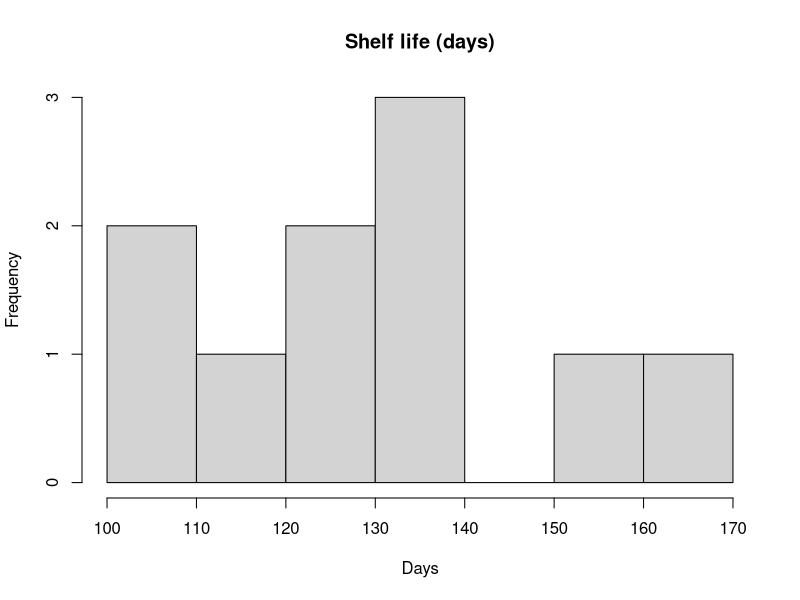
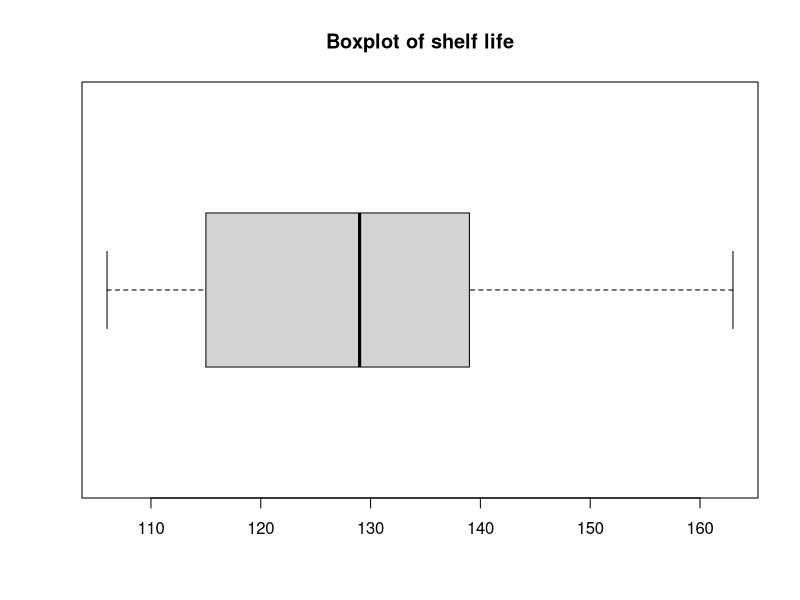
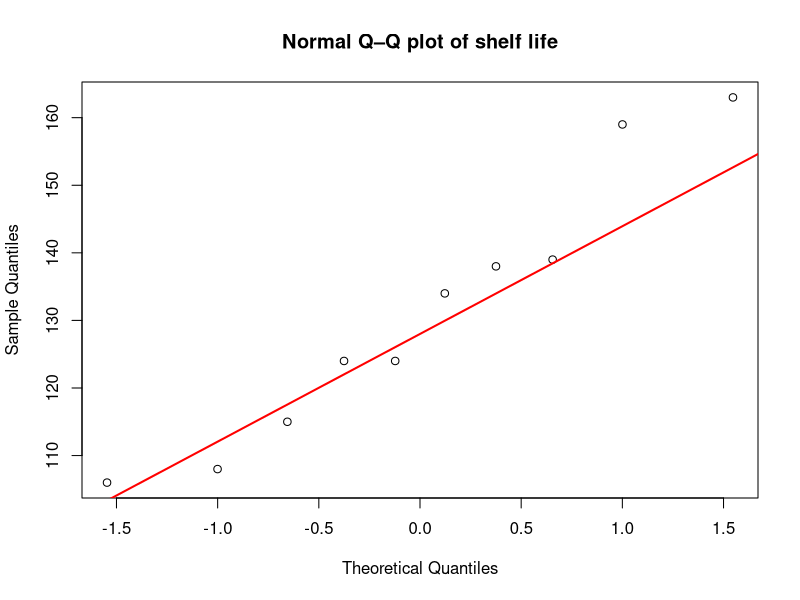
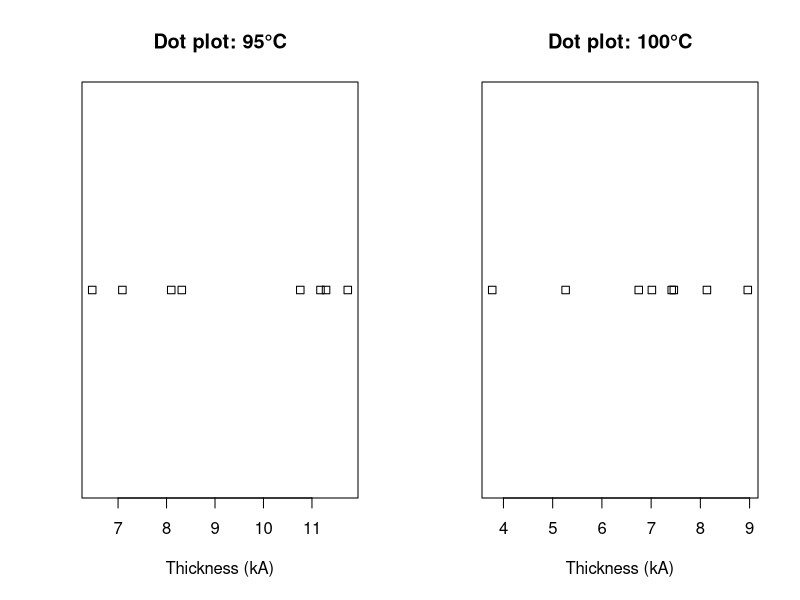
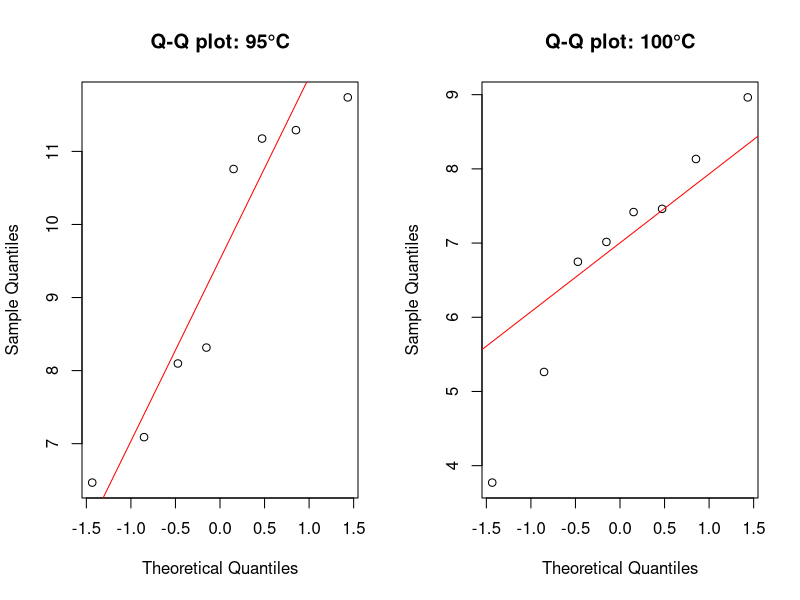
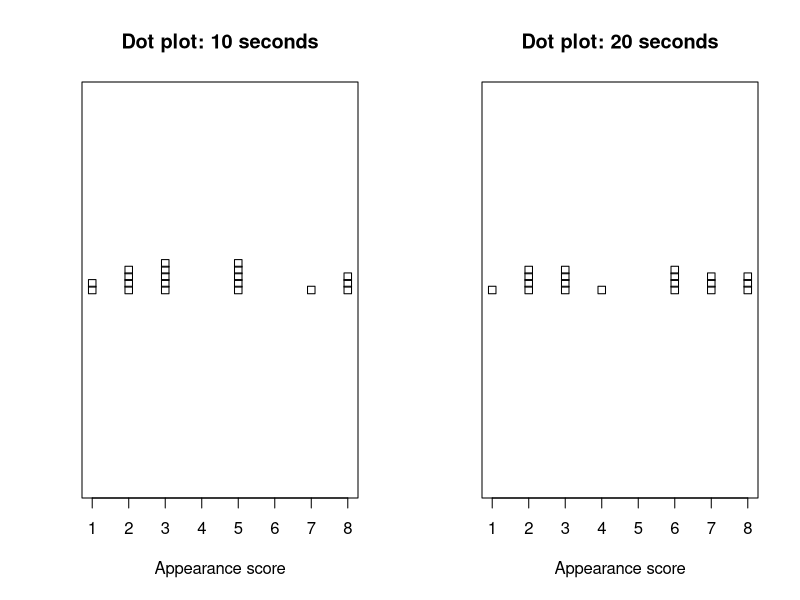
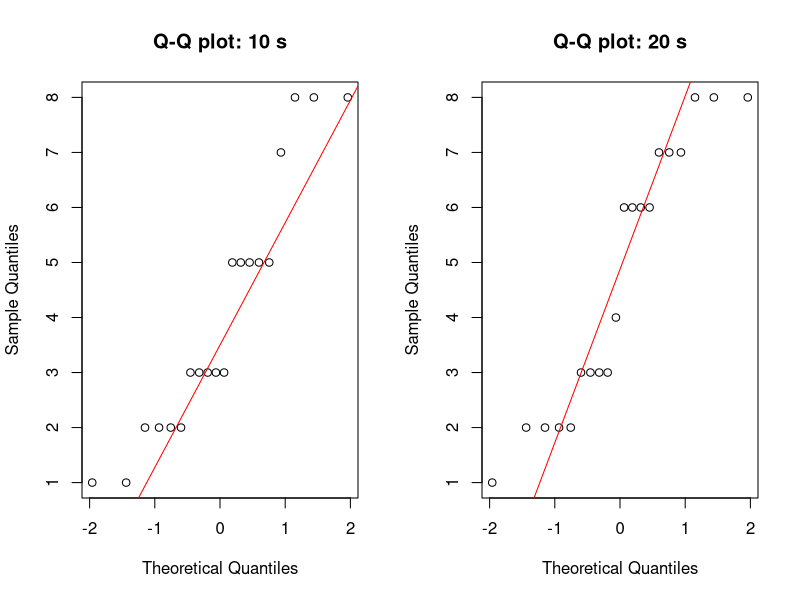
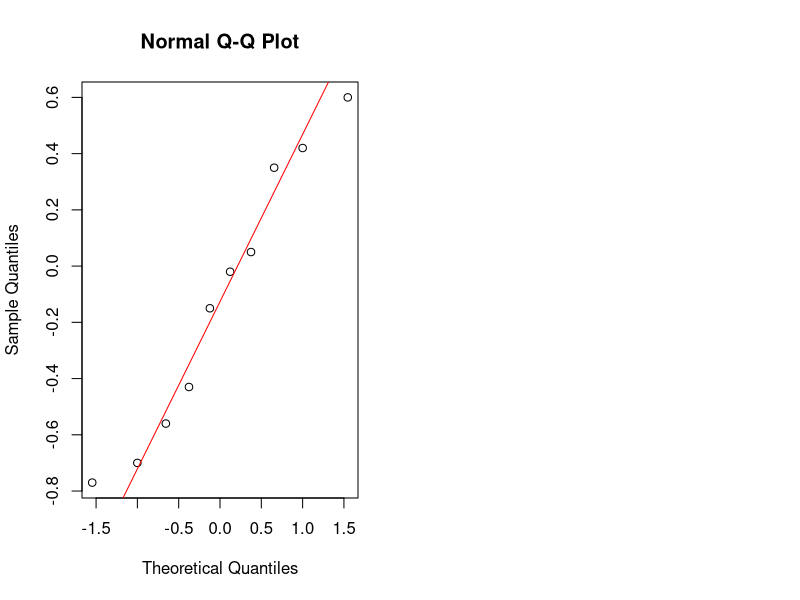

Write the R code that produced these figures, in order.
## 2.21: sample size for CI length

sigma2 <- 9          # given variance
sigma  <- sqrt(sigma2)
L      <- 1.0        # desired TOTAL length of CI
conf   <- 0.95

alpha  <- 1 - conf
z      <- qnorm(1 - alpha/2)        # z_{0.975} for 95% CI

# Formula: L = 2 * z * sigma / sqrt(n)  =>  n = (2*z*sigma / L)^2
n_exact <- (2 * z * sigma / L)^2
n_exact

# Required integer sample size (round up)
n_required <- ceiling(n_exact)
n_required


# 2.22
## Data: shelf life in days
x <- c(108, 124, 124, 106, 115, 138, 163, 159, 134, 139)

## Basic summaries
n  <- length(x)
xbar <- mean(x)
s  <- sd(x)
n; xbar; s

## (b) One-sample t test: H0: mu = 120 vs Ha: mu > 120, alpha = 0.01
mu0 <- 120
# Test statistic (by hand)
t_stat <- (xbar - mu0) / (s / sqrt(n))
df <- n - 1
t_stat
df
# Critical value for alpha = 0.01, right-tailed
t_crit <- qt(0.99, df = df)   # t_{0.99,9}
t_crit

## (c) P-value for right-tailed test
p_value <- 1 - pt(t_stat, df = df)  # P(T >= t_stat)
p_value

## (d) 99% confidence interval for the mean (by hand)
alpha <- 0.01
t_crit_2sided <- qt(1 - alpha/2, df = df)  # t_{0.995,9}
SE <- s / sqrt(n)
ME <- t_crit_2sided * SE
lower_99 <- xbar - ME
upper_99 <- xbar + ME
c(lower_99, upper_99)

## 2.23  Normality check for shelf life data (from 2.22)

x <- c(108, 124, 124, 106, 115, 138, 163, 159, 134, 139)

## Basic histogram and boxplot
hist(x,
     main = "Shelf life (days)",
     xlab = "Days")

boxplot(x,
        horizontal = TRUE,
        main = "Boxplot of shelf life")

## Normal Q–Q plot
qqnorm(x,
       main = "Normal Q–Q plot of shelf life")
qqline(x, col = "red", lwd = 2)

## Shapiro–Wilk normality test
shapiro.test(x)

## 2.31  Photoresist thickness data (kA)

thick_95  <- c(11.176, 7.089, 8.097, 11.739, 11.291, 10.759, 6.467, 8.315)
thick_100 <- c( 5.263, 6.748, 7.461,  7.015,  8.133,  7.418, 3.772, 8.963)

# Basic summaries
n1  <- length(thick_95)
n2  <- length(thick_100)
m1  <- mean(thick_95)
m2  <- mean(thick_100)
s1  <- sd(thick_95)
s2  <- sd(thick_100)

n1; n2; m1; m2; s1; s2

## (a) / (b) Two-sample t-test (higher temp => lower mean thickness)
## H0: mu_100 >= mu_95  vs  Ha: mu_100 < mu_95  (or equivalently mu_95 - mu_100 > 0)

t_test_res <- t.test(thick_95, thick_100,
                     alternative = "greater",   # mean(95) > mean(100)
                     var.equal   = TRUE)        # pooled two-sample t-test

t_test_res$statistic   # t
t_test_res$parameter   # df
t_test_res$p.value     # P-value

## (c) 95% CI for difference in means (mu_95 - mu_100)

ci_95 <- t.test(thick_95, thick_100,
                var.equal = TRUE,
                conf.level = 0.95)$conf.int
ci_95

## (d) Dot (strip) plots for each temperature

par(mfrow = c(1, 2))

stripchart(thick_95,
           method = "stack",
           main   = "Dot plot: 95°C",
           xlab   = "Thickness (kA)")

stripchart(thick_100,
           method = "stack",
           main   = "Dot plot: 100°C",
           xlab   = "Thickness (kA)")

## (e) Normality checks for each temperature

par(mfrow = c(1, 2))

qqnorm(thick_95,  main = "Q-Q plot: 95°C");  qqline(thick_95,  col = "red")
qqnorm(thick_100, main = "Q-Q plot: 100°C"); qqline(thick_100, col = "red")

shapiro.test(thick_95)
shapiro.test(thick_100)

## (f) Power to detect true difference of 2.5 kA with current n1 = n2 = 8
## Use pooled sd from the data as estimate

sp2 <- ((n1 - 1) * s1^2 + (n2 - 1) * s2^2) / (n1 + n2 - 2)
sp  <- sqrt(sp2)

power_2_5 <- power.t.test(n = n1,
                          delta = 2.5,
                          sd = sp,
                          sig.level = 0.05,
                          type = "two.sample",
                          alternative = "two.sided")
power_2_5$power

## (g) Required n to detect true difference of 1.5 kA with power 0.9

n_req_1_5 <- power.t.test(n = NULL,
                          delta = 1.5,
                          sd = sp,
                          sig.level = 0.05,
                          power = 0.9,
                          type = "two.sample",
                          alternative = "two.sided")
n_req_1_5$n    # per group (round up)

## 2.32  Cool-down time / appearance score data

score_10 <- c(1, 2, 3, 5, 1,
              5, 2, 8, 3, 5,
              7, 8, 2, 3, 3,
              5, 8, 2, 5, 3)

score_20 <- c(3, 6, 3, 2, 1,
              3, 2, 8, 2, 3,
              7, 6, 8, 8, 4,
              6, 2, 6, 7, 7)

## Basic summaries
n1  <- length(score_10)
n2  <- length(score_20)
m1  <- mean(score_10)
m2  <- mean(score_20)
s1  <- sd(score_10)
s2  <- sd(score_20)

n1; n2; m1; m2; s1; s2

## (a), (b) Two-sample t-test
## Claim: longer cool-down (20 s) -> fewer defects -> higher mean score
## So test mu_20 > mu_10  (or equivalently mu_20 - mu_10 > 0)

t_test_res <- t.test(score_20, score_10,
                     alternative = "greater",
                     var.equal   = TRUE)

t_test_res$statistic   # t
t_test_res$parameter   # df
t_test_res$p.value     # P-value

## (c) 95% CI for difference in means (mu_20 - mu_10)

ci_95 <- t.test(score_20, score_10,
                var.equal = TRUE,
                conf.level = 0.95)$conf.int
ci_95

## (d) Dot (strip) plots for each cool-down time

par(mfrow = c(1, 2))

stripchart(score_10,
           method = "stack",
           main   = "Dot plot: 10 seconds",
           xlab   = "Appearance score")

stripchart(score_20,
           method = "stack",
           main   = "Dot plot: 20 seconds",
           xlab   = "Appearance score")

## (e) Normality checks by group

par(mfrow = c(1, 2))
qqnorm(score_10, main = "Q-Q plot: 10 s"); qqline(score_10, col = "red")
qqnorm(score_20, main = "Q-Q plot: 20 s"); qqline(score_20, col = "red")

shapiro.test(score_10)
shapiro.test(score_20)

## 2.35  Twin intelligence scores

birth1 <- c(6.08, 6.22, 7.99, 7.44, 6.48,
            7.99, 6.32, 7.60, 6.03, 7.52)

birth2 <- c(5.73, 5.80, 8.42, 6.84, 6.43,
            8.76, 7.02, 7.62, 6.59, 7.67)

## Differences: Birth order 1 minus birth order 2
d <- birth1 - birth2

length(d); mean(d); sd(d)

## (b) 95% CI for mean difference, and evidence that mean score depends on birth order?

t.test(birth1, birth2,
       paired     = TRUE,
       conf.level = 0.95)

## (c) Hypothesis test that mean score does NOT depend on birth order
## (this is exactly the same paired t-test; we just focus on the test part)

t.test(birth1, birth2,
       paired     = TRUE,
       alternative = "two.sided")

qqnorm(d); qqline(d, col = "red")
shapiro.test(d)

## 2.47  Construct data: strong within-pair pattern, but noisy between subjects

set.seed(1)

# 8 subjects
x <- c(10, 20, 30, 40, 50, 60, 70, 80)          
y <- x + 5 + rnorm(length(x), mean = 0, sd = .1)

x; y

## Paired t-test: very large t

t.test(x, y, paired = TRUE)

## Usual two-sample (pooled) t-test ignoring pairing: small t

t.test(x, y, paired = FALSE, var.equal = TRUE)

## 2.28  Burning times (minutes) for two flare types

type1 <- c(65, 81, 57, 66, 82,
           82, 67, 59, 75, 70)

type2 <- c(64, 71, 83, 59, 65,
           56, 69, 74, 82, 79)

## Basic summaries
n1  <- length(type1)
n2  <- length(type2)
m1  <- mean(type1)
m2  <- mean(type2)
s1  <- sd(type1)
s2  <- sd(type2)

n1; n2; m1; m2; s1; s2

## F-test for equal variances
var_test <- var.test(type1, type2, ratio = 1, alternative = "two.sided")
var_test

t_test <- t.test(type1, type2,
                 alternative = "two.sided",
                 var.equal   = TRUE)
t_test$statistic   # t
t_test$parameter   # df
t_test$p.value     # P-value

par(mfrow = c(1, 2))
qqnorm(type1, main = "Q-Q plot: Type 1"); qqline(type1, col = "red")
qqnorm(type2, main = "Q-Q plot: Type 2"); qqline(type2, col = "red")

shapiro.test(type1)
shapiro.test(type2)

## Pooled standard deviation from 2.28
sp2 <- ((n1 - 1) * s1^2 + (n2 - 1) * s2^2) / (n1 + n2 - 2)
sp  <- sqrt(sp2)

## 2.48: power if true mean difference is 2 minutes (delta = 2)
power_2 <- power.t.test(n = n1,
                         delta = 2,
                         sd = sp,
                         sig.level = 0.05,
                         type = "two.sample",
                         alternative = "two.sided")
power_2$power

n_req_1 <- power.t.test(n = NULL,
                         delta = 1,
                         sd = sp,
                         sig.level = 0.05,
                         power = 0.90,
                         type = "two.sample",
                         alternative = "two.sided")
n_req_1$n   # per group (round up)
